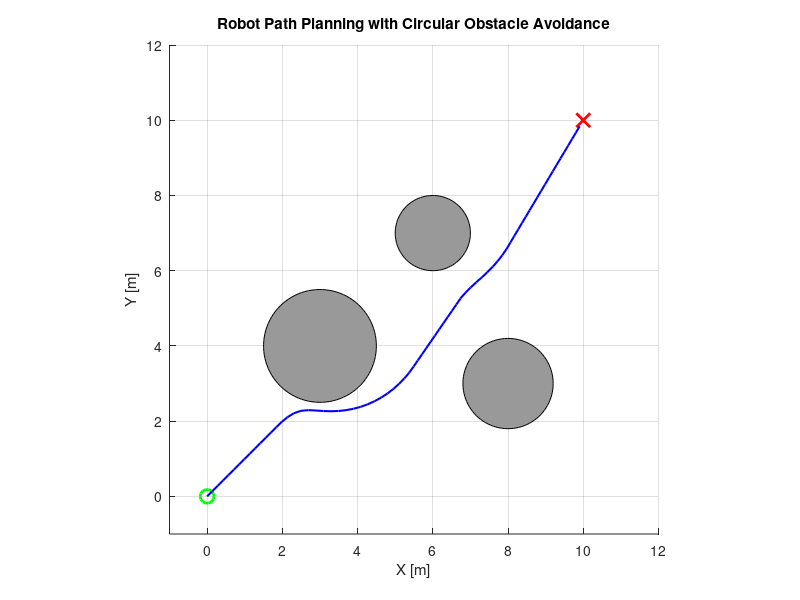

Write MATLAB code to recreate this figure.
% Trajectory Planning with Obstacle Avoidance
% A simple script to visualize a robot navigating from start to goal
% while avoiding circular obstacles using basic repulsive potential fields.

% Environment Setup
start = [0, 0];
goal = [10, 10];

% Define circular obstacles: [x_center, y_center, radius]
obstacles = [3, 4, 1.5;
             6, 7, 1;
             8, 3, 1.2];

% Plot setup
figure;
axis equal;
xlim([-1 12]);
ylim([-1 12]);
hold on;
grid on;

% Plot start and goal
plot(start(1), start(2), 'go', 'MarkerSize', 10, 'LineWidth', 2);  % green start
plot(goal(1), goal(2), 'rx', 'MarkerSize', 10, 'LineWidth', 2);    % red goal

% Initialize robot position
pos = start;
trajectory = pos;

% Simulation parameters
step_size = 0.2;
tolerance = 0.3;
max_iters = 1000;

for k = 1:max_iters
    % Attractive force toward goal
    to_goal = goal - pos;
    dist_to_goal = norm(to_goal);
    if dist_to_goal < tolerance
        break;
    end
    force = to_goal / dist_to_goal; % normalized

    % Repulsive force from obstacles
    for i = 1:size(obstacles,1)
        obs = obstacles(i,1:2);
        r = obstacles(i,3);
        to_obs = pos - obs;
        dist = norm(to_obs);
        safe_dist = r + 1.0;  % buffer zone
        if dist < safe_dist
            repulse = (safe_dist - dist) * to_obs / dist;
            force = force + repulse;
        end
    end

    % Normalize total force
    force = force / norm(force);

    % Take step
    pos = pos + step_size * force;
    trajectory = [trajectory; pos];
end

% Final trajectory plot
plot(trajectory(:,1), trajectory(:,2), 'b-', 'LineWidth', 1.5);

% Plot obstacles
theta = linspace(0, 2*pi, 100);
for i = 1:size(obstacles,1)
    xc = obstacles(i,1); yc = obstacles(i,2); r = obstacles(i,3);
    fill(xc + r*cos(theta), yc + r*sin(theta), [0.6 0.6 0.6]); % gray circles
end

% legend('Start', 'End', 'Trajectory', 'Location', 'southeast')
xlabel('X [m]')
ylabel('Y [m]')
title('Robot Path Planning with Circular Obstacle Avoidance');
